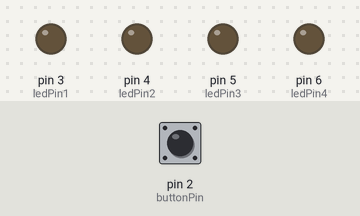
Recording of a sketch running on a simulated Arduino Uno, built with avr-gcc and run on an emulated ATmega328P. Shown: output pins drawn as LEDs (lit = HIGH). Dashed ring = blinking. The inputs (shaded band) are chosen by the test bench; at power-on: pin 2 (buttonPin) HIGH.

Above: at 1.2 s.
1.3 s: pin 2 (buttonPin) pulled LOW for 1 s
At 3.4 s:
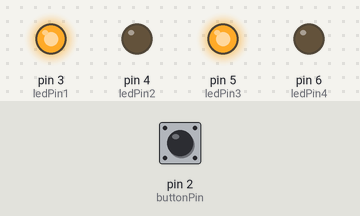
3.8 s: pin 2 (buttonPin) pulled LOW for 0.25 s
At 4.8 s:
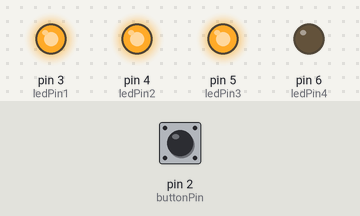
5.5 s: pin 2 (buttonPin) pulled LOW for 0.25 s
At 6.0 s:
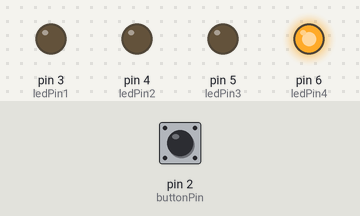
7.2 s: pin 2 (buttonPin) pulled LOW for 3.2 s
At 8.5 s:
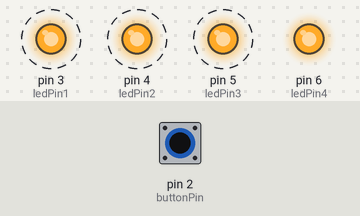
Timing chart, 0 to 11.7 s (numbered marks = the images above; inputs shaded):
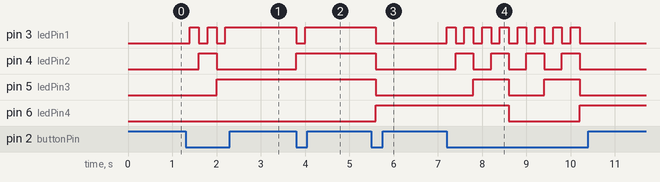

The sketch:

MPAL-Lab-01-v2.ino
```cpp
const int buttonPin = 2;
const int ledPin1 = 3;
const int ledPin2 = 4;
const int ledPin3 = 5;
const int ledPin4 = 6;

int buttonState = 0;
int currNum = 0;

void setup()
{
  // put your setup code here, to run once:
  pinMode(buttonPin, INPUT);
  pinMode(ledPin1, OUTPUT);
  pinMode(ledPin2, OUTPUT);
  pinMode(ledPin3, OUTPUT);
  pinMode(ledPin4, OUTPUT);
}

void updateLEDs()
{
  if (currNum > 7)
  {
    digitalWrite(ledPin4, HIGH);
  }
  else
  {
    digitalWrite(ledPin4, LOW);
  }

  if ((currNum > 3 && currNum < 8) || currNum > 11)
  {
    digitalWrite(ledPin3, HIGH);
  }
  else
  {
    digitalWrite(ledPin3, LOW);
  }

  if (currNum % 4 > 1)
  {
    digitalWrite(ledPin2, HIGH);
  }
  else
  {
    digitalWrite(ledPin2, LOW);
  }

  if (currNum % 2 == 1)
  {
    digitalWrite(ledPin1, HIGH);
  }
  else
  {
    digitalWrite(ledPin1, LOW);
  }
}

void IncreaseN()
{
  if (currNum == 15)
  {
    currNum = 0;
  }
  else
  {
    currNum++;
  }
  updateLEDs();
}

void loop()
{
  // put your main code here, to run repeatedly:
  buttonState = digitalRead(buttonPin);
  if (buttonState == LOW)
  {
    IncreaseN();
  }
  delay(200);
}
```

Measured:
- after the input at 1.3 s, pin 3 (ledPin1): alternates HIGH for 0.20 s and LOW for 0.20 s, 5 changes in all, then stays HIGH, starting after 0.10 s; pin 4 (ledPin2): LOW → HIGH after 0.30 s, → LOW 0.40 s later; pin 5 (ledPin3): LOW → HIGH after 0.70 s
- after the input at 3.8 s, pin 3 (ledPin1): HIGH → LOW at once, → HIGH 0.20 s later; pin 4 (ledPin2): LOW → HIGH at once
- after the input at 5.5 s, pin 3 (ledPin1), pin 4 (ledPin2), pin 5 (ledPin3): HIGH → LOW after 0.10 s; pin 6 (ledPin4): LOW → HIGH after 0.10 s
- after the input at 7.2 s, pin 3 (ledPin1): alternates HIGH for 0.20 s and LOW for 0.20 s, 16 changes in all, then stays LOW, starting at once; pin 4 (ledPin2): alternates HIGH for 0.40 s and LOW for 0.40 s, 8 changes in all, then stays LOW, starting after 0.20 s
